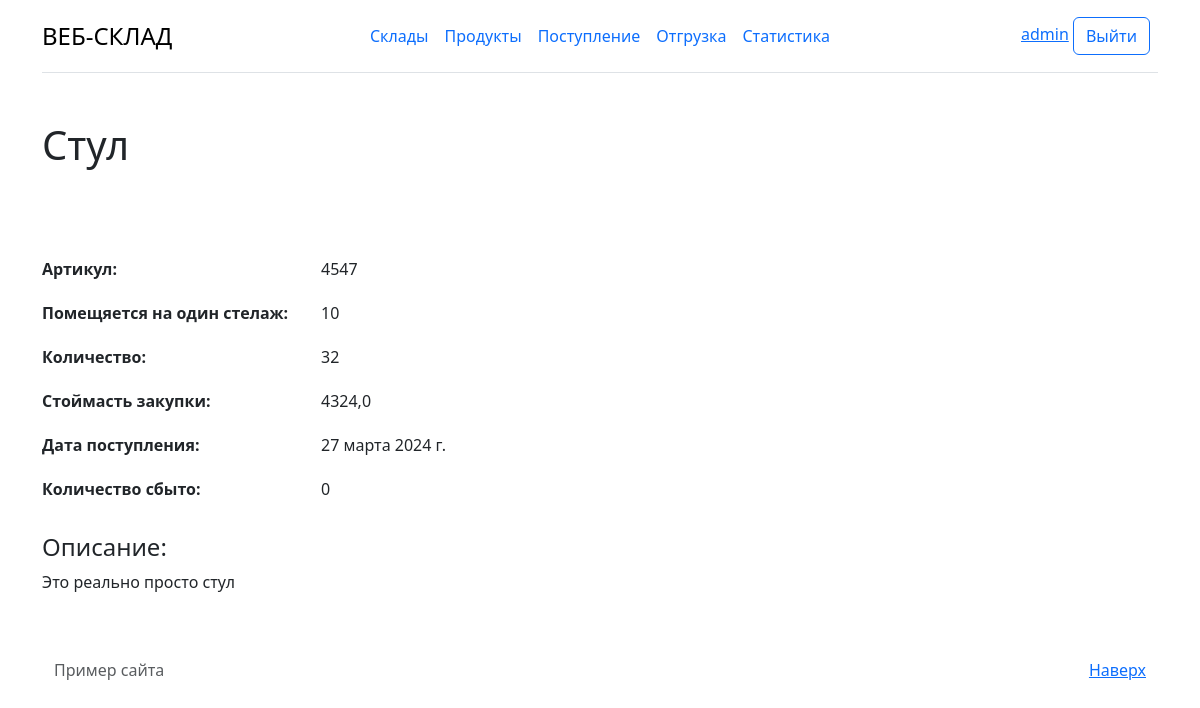
/product/item/4 (signed in), run on the app's committed database.
### product/models.py (models this page shows, shortened)
class Item(models.Model):
    product = models.ForeignKey(Product, on_delete=models.CASCADE)
    stock = models.ForeignKey(Stock, on_delete=models.CASCADE)
    quantity = models.IntegerField('Количество')
    purchase_price = models.FloatField('Стоймасть закупки')
    sales_price = models.FloatField('Стоймасть сбыта',blank=True, null=True)
    purchase_date = models.DateField('Дата поступления')
    sales_date = models.DateField('Дата сбыта', blank=True, null=True)
    sold = models.BooleanField('Сбыто', default = False)
    available = models.BooleanField('доступно', default = True)
    soldQuantity = models.IntegerField('Количество cбыто', default = 0)
    responsible = models.ForeignKey(User, on_delete=models.SET_NULL, null=True, blank=True)
    def get_current_amount(self):
        return self.quantity - self.soldQuantity

class Product(models.Model):
    name = models.CharField('Название',max_length = 50)
    description = models.TextField('Описание')
    vendor_code = models.CharField('Артикул', max_length = 50)
    quantity_rack = models.IntegerField('Количество на одином стилаже')
    class Meta:
        verbose_name = "Товар"
        verbose_name_plural = "Товары"

### product/views.py (the view)
# urls.py: path('item/<int:pk>', views.ItemDetailView.as_view(), name = "item/item_detail"),
class ItemDetailView(LoginRequiredMixin,DetailView):
    model = Item
    template_name = "item/details_item_view.html"
    context_object_name = "item"

### product/templates/item/details_item_view.html (shortened to what this page needs)
{% extends 'main/layout.html'%}
{% block container %}
<div class="container mt-5">
    <h1>{{item.product.name}}</h1><br>
    <div class="row g-5 mt-2">
        <div class="col-md-6">
            <ul class="icon-list ps-0">
                <li class="row mb-1">
                    <div class="col"><b>Артикул: </b></div>
                    <div class="col"><p>{{item.product.vendor_code}}</p></div>
                </li>
                <li class="row mb-1">
                    <div class="col"><b>Помещяется на один стелаж: </b></div>
                    <div class="col"><p>{{item.product.quantity_rack}}</p></div>
                </li>
                <li class="row mb-1">
                    <div class="col"><b>Количество: </b></div>
                    <div class="col"><p>{{item.get_current_amount}}</p></div>
                </li>
                <li class="row mb-1">
                    <div class="col"><b>Стоймасть закупки: </b></div>
                    <div class="col"><p>{{item.purchase_price}}</p></div>
                </li>
                <li class="row mb-1">
                    <div class="col"><b>Дата поступления: </b></div>
                    <div class="col"><p>{{item.purchase_date}}</p></div>
                </li>
                <li class="row mb-1">
                    <div class="col"><b>Количество cбыто: </b></div>
                    <div class="col"><p>{{item.soldQuantity}}</p></div>
                </li>
            </ul>
            <div><h4>Описание: </h4><p>{{item.product.description}}</p></div>
        </div>
</div>
{% endblock %}

### main/templates/main/layout.html (shortened to what this page needs)
{% load static%}
<!DOCTYPE HTML>
<html lang="en">
<head>
    <link href="https://cdn.jsdelivr.net/npm/bootstrap@5.3.3/dist/css/bootstrap.min.css" rel="stylesheet">
</head>
<body>
<div class="container">
    <header class="d-flex flex-wrap align-items-center justify-content-center justify-content-md-between py-3 mb-4 border-bottom">
        <div class="col-md-3 mb-2 mb-md-0">
            <a href="/" class="d-inline-flex link-body-emphasis text-decoration-none">
                <span class="fs-4">ВЕБ-СКЛАД</span>
            </a>
        </div>
        <ul class="nav col-12 col-md-auto mb-2 justify-content-center mb-md-0">
            <li><a href="{% url 'warehouses/main'%}" class="nav-link px-2 ">Склады</a></li>
            <li><a href="{% url 'product/main'%}" class="nav-link px-2">Продукты</a></li>
            <li><a href="{% url 'item/add_item'%}" class="nav-link px-2">Поступление</a></li>
            <li><a href="{% url 'item/sales_item'%}" class="nav-link px-2">Отгрузка</a></li>
            <li><a href="{% url 'view_func'%}" class="nav-link px-2">Статистика</a></li>
        </ul>
        <div class="col-md-3 text-end">
            {% if user.is_authenticated %}
            <a href="/user/account">{{ user.get_username }}</a>
            <a href="{% url 'logout'%}?next={{request.path}}" type="button"
            onclick="event.preventDefault(); document.getElementById('logout-form').submit();"
            class="btn btn-outline-primary me-2">Выйти</a>
            {% else %}
            <a href="{% url 'login'%}?next={{request.path}}" type="button"
            class="btn btn-outline-primary me-2">Войти</a>
            <a href="/registration" type="button" class="btn btn-primary">Регистрация</a>
            {% endif %}
        </div>
    </header>
</div>
{% block container %}
{% endblock %}
    <footer class="text-muted py-5">
        <div class="container">
            <p class="float-end mb-1">
                <a href="#">Наверх</a>
            </p>
            <p class="mb-1">Пример сайта </p>
        </div>
    </footer>
</body>
</html>

### data on the page
Item: product.name "Стул", product.vendor_code "4547", product.quantity_rack "10", get_current_amount "32", purchase_price "4324,0", purchase_date "27 марта 2024 г.", soldQuantity "0", product.description "Это реально просто стул"

### other printed values
{{ user.get_username }} "admin"
